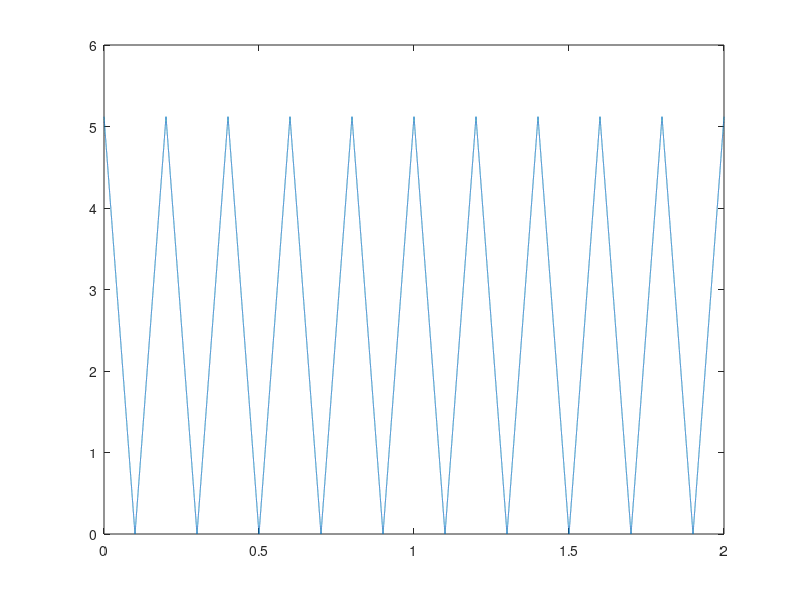

MATLAB code to generate this figure: (Note: this script raises an error after producing the figure.)
time = 0 : 0.00001 : 2;
amplitude = 5.12;
frequency = 5;
sawtooth_signal= abs(amplitude*sawtooth(2 * frequency * pi * time)) ;

plot(time, sawtooth_signal);
form_factor_value = formfactor(sawtooth_signal);
comparing_signal = load('form.dat');
compared_form_factor_value = formfactor(comparing_signal);

printf("Form factor is %f\n", form_factor_value);
printf("Form factor is %f\n", compared_form_factor_value);
